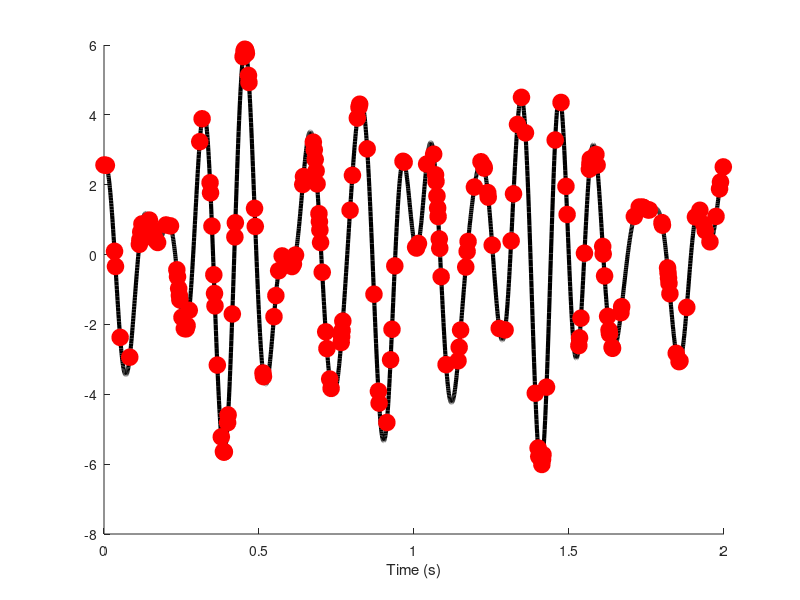

Write the MATLAB code that produced this figure. (Note: this script raises an error after producing the figure.)
%%
%
% Resample irregularly sampled data

% simulation parameters
srate    = 1324;    % Hz
peakfreq =    7;    % Hz
fwhm     =    5;    % Hz
npnts    = srate*2; % time points
timevec  = (0:npnts-1)/srate; % seconds

% frequencies
hz = linspace(0,srate,npnts);
s  = fwhm*(2*pi-1)/(4*pi); % normalized width
x  = hz-peakfreq;          % shifted frequencies
fg = exp(-.5*(x/s).^2);    % gaussian


% Fourier coefficients of random spectrum
fc = rand(1,npnts) .* exp(1i*2*pi*rand(1,npnts));

% taper with Gaussian
fc = fc .* fg;

% go back to time domain to get signal
signal = 2*real( ifft(fc) )*npnts;


%%% plot 
figure(1), clf, hold on
plot(timevec,signal,'k','linew',3)
xlabel('Time (s)')

%% now randomly sample from this "continuous" time series

% initialize to empty
sampSig = [];


% random sampling intervals
sampintervals = cumsum([ 1; ceil( exp(4*rand(npnts,1)) ) ]);
sampintervals(sampintervals>npnts) = []; % remove points beyond the data

% plot (exp(4*rand(npnts,1)));
% histogram(exp(4*rand(npnts,1)));

% 
% plot ([ 1; ceil( exp(4*rand(npnts,1)) ) ],"o");
% set (gca,'xlim',[0 10])


% loop through sampling points and "measure" data
for i=1:length(sampintervals)
    
    % "real world" measurement
    nextdat = [signal(sampintervals(i)); timevec(sampintervals(i))];
    
    % put in data matrix
    sampSig = cat(2,sampSig,nextdat);
end

% more plotting
plot(sampSig(2,:),sampSig(1,:),'ro','markerfacecolor','r','markersize',12)

%% upsample to original sampling rate


% define interpolation object
F = griddedInterpolant(sampSig(2,:),sampSig(1,:),'spline');

% query that object at requested time points
newsignal = F(timevec);


% and plot
plot(timevec,newsignal,'ms','markersize',5,'markerfacecolor','m')
legend({'"Analog"';'Measured';'Upsampled'})
